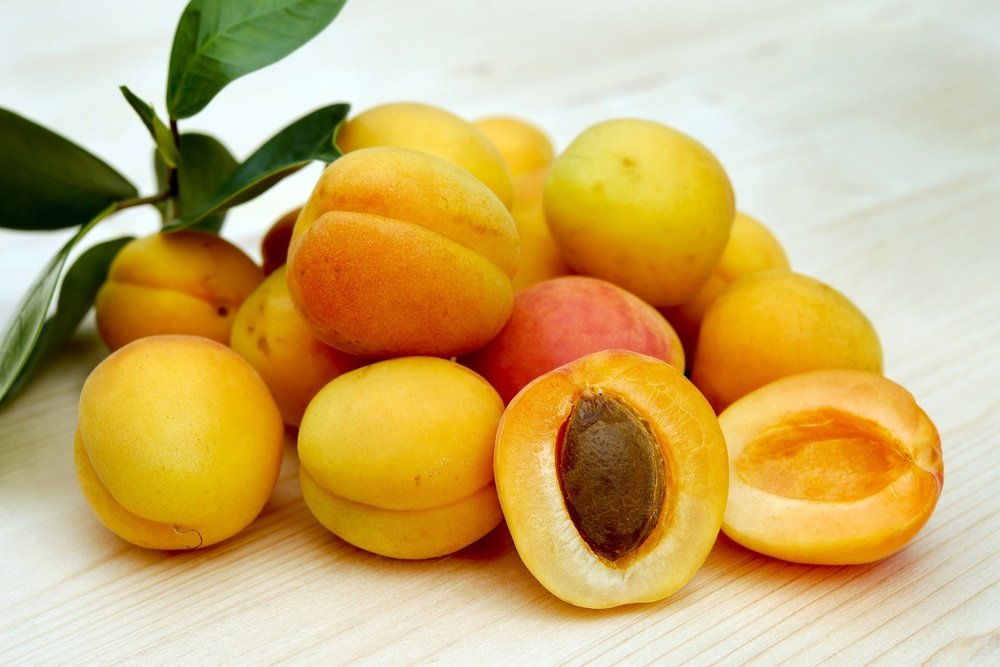
%> input picture apricots-2523272_1920.jpg, 1000 x 667 px, shrunk from 1920 x 1280 before the run
$ octave EdgeDetectionCanny.m   (GNU Octave 9; MATLAB toolbox functions it lacks are replaced by stand-ins)
%> lines starting %> are read from the running program, lines starting %| are printed output that depends on the picture; in (x1, y1, x2, y2) boxes, pixels count from 0 and x2, y2 are one past the last pixel; in counts of white or black regions, pixels touching at a corner belong together; the program's own positions count from 1
img=imread('apricots-2523272_1920.jpg');
%> img is the input picture: size 667x1000x3 uint8; mean R, G, B 203.8, 175.3, 110.7
gray_img=rgb2gray(img);
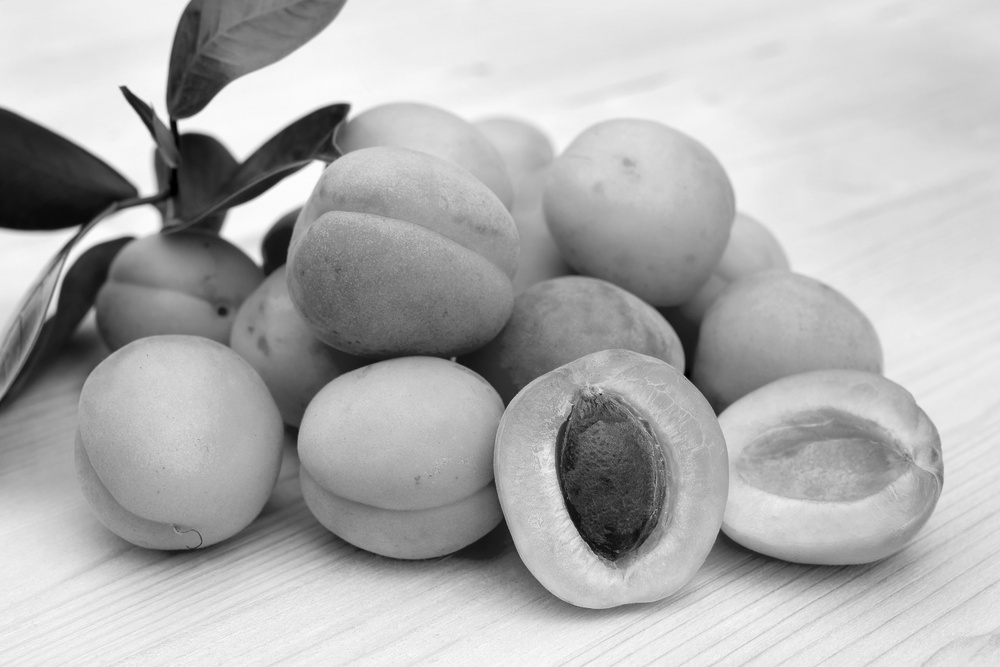
%> gray_img: size 667x1000 uint8; min 0, max 254, mean 176.4
edges=edge(gray_img,'canny');
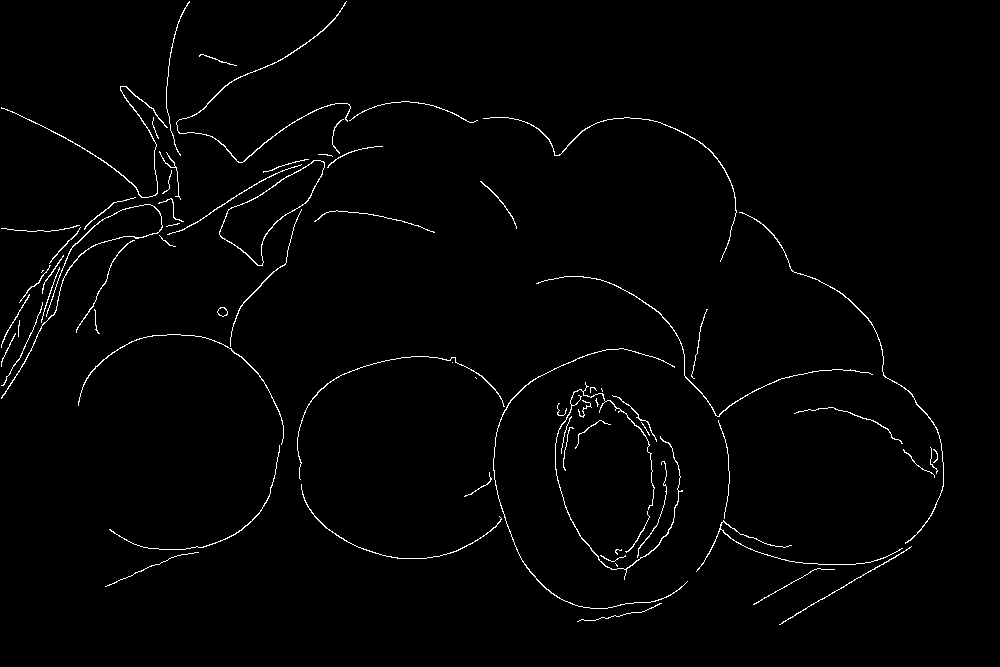
%> edges: size 667x1000 logical; 1.5% white in thin lines or dots, all inside (x1, y1, x2, y2) = (1, 1, 944, 625)
subplot(2,2,1),imshow(img),title('Original Image')
subplot(2,2,2),imshow(gray_img),title('Gray Image')
subplot(2,2,3),imshow(edges),title('Canny Image')

$ run again, with apricots-2444808_1920.jpg copied over apricots-2523272_1920.jpg
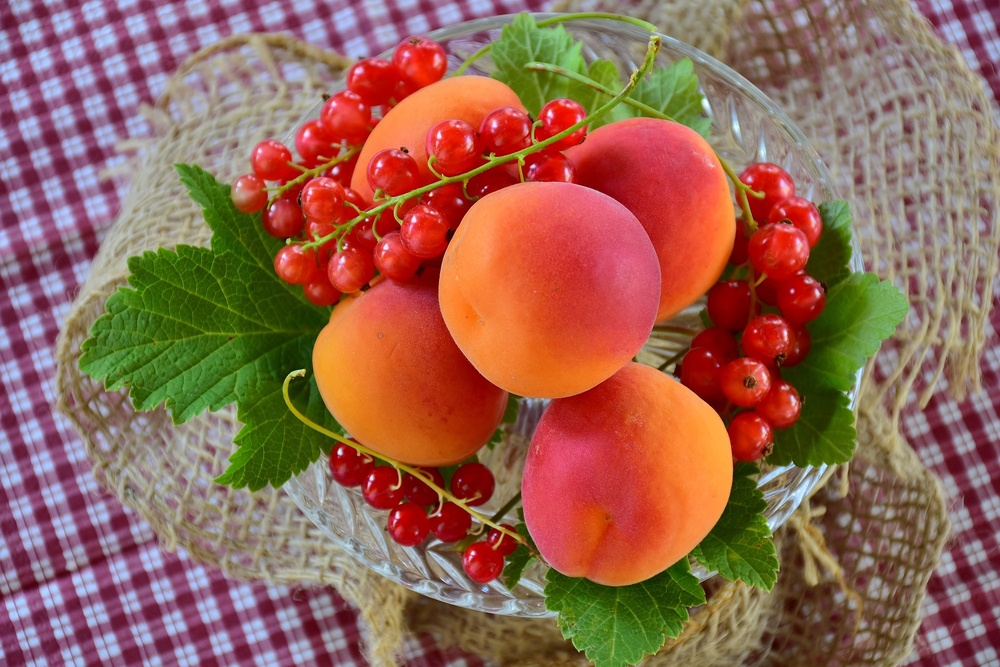
%> input picture apricots-2444808_1920.jpg, 1000 x 667 px, shrunk from 1920 x 1280 before the run
%> img is the input picture: size 667x1000x3 uint8; mean R, G, B 148.8, 101.1, 83.7
%> `gray_img=rgb2gray(img);`:
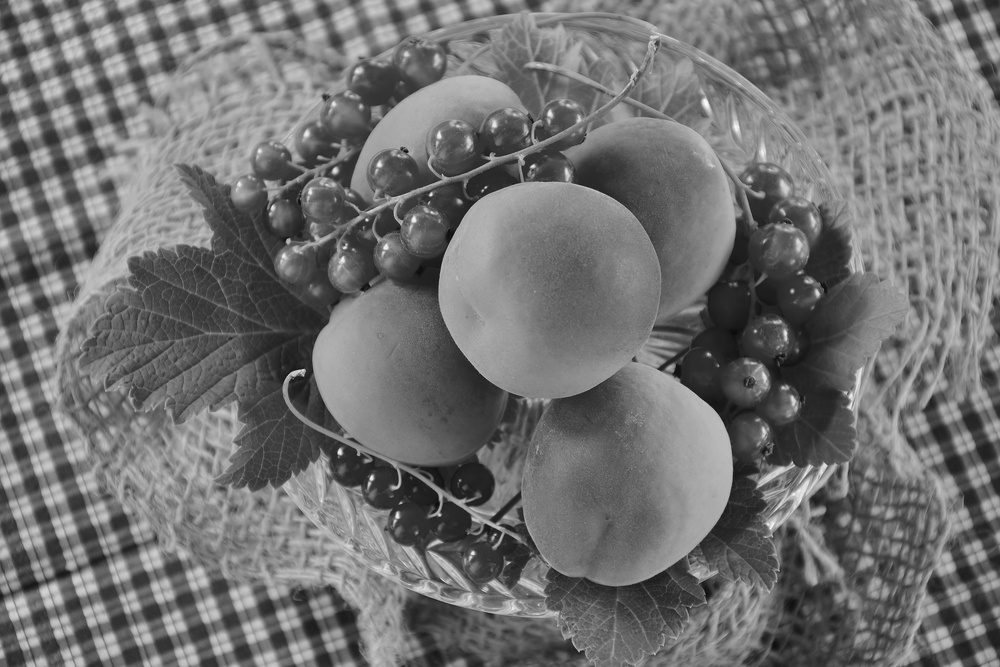
%> gray_img: size 667x1000 uint8; min 7, max 248, mean 113.4
%> `edges=edge(gray_img,'canny');`:
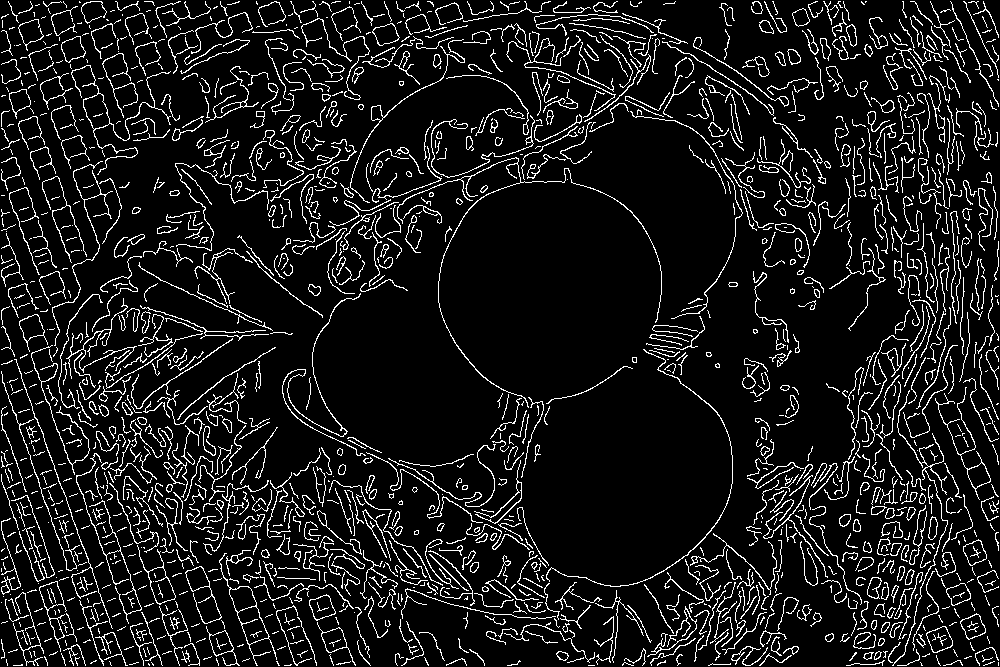
%> edges: size 667x1000 logical; 9.9% white in thin lines or dots

$ run again, with images(6).jpg copied over apricots-2523272_1920.jpg
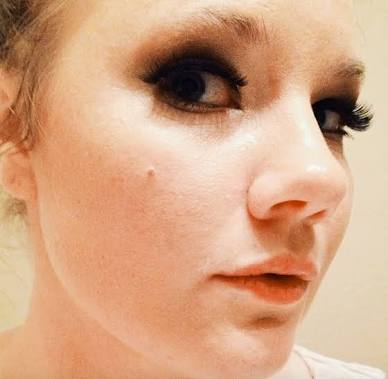
%> input picture images(6).jpg, 388 x 379 px
%> img is the input picture: size 379x388x3 uint8; mean R, G, B 212.4, 165.1, 132.2
%> `gray_img=rgb2gray(img);`:
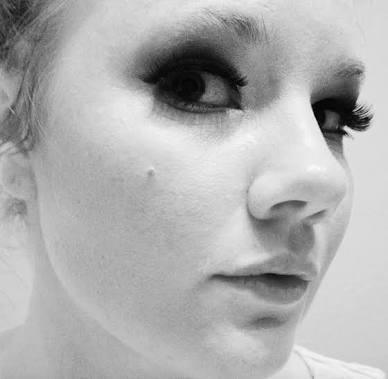
%> gray_img: size 379x388 uint8; min 0, max 252, mean 175.5
%> `edges=edge(gray_img,'canny');`:
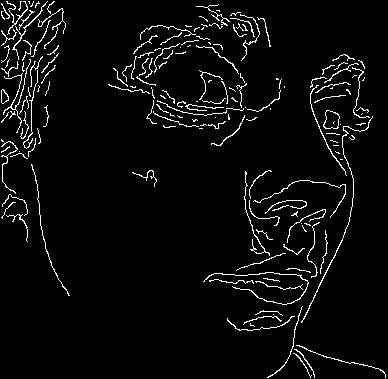
%> edges: size 379x388 logical; 4.3% white in thin lines or dots

$ run again, with images(7).jpg copied over apricots-2523272_1920.jpg
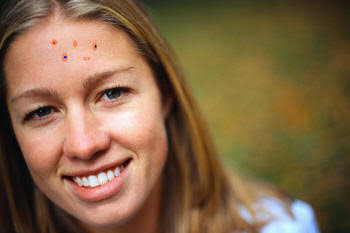
%> input picture images(7).jpg, 350 x 233 px
%> img is the input picture: size 233x350x3 uint8; mean R, G, B 129.4, 101.2, 70.5
%> `gray_img=rgb2gray(img);`:
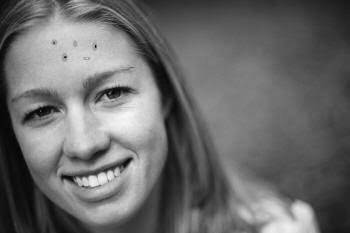
%> gray_img: size 233x350 uint8; min 1, max 247, mean 106.1
%> `edges=edge(gray_img,'canny');`:
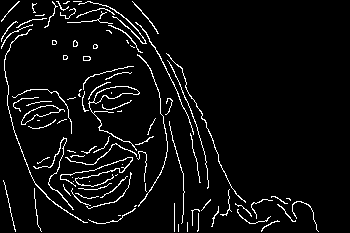
%> edges: size 233x350 logical; 5.3% white in thin lines or dots
